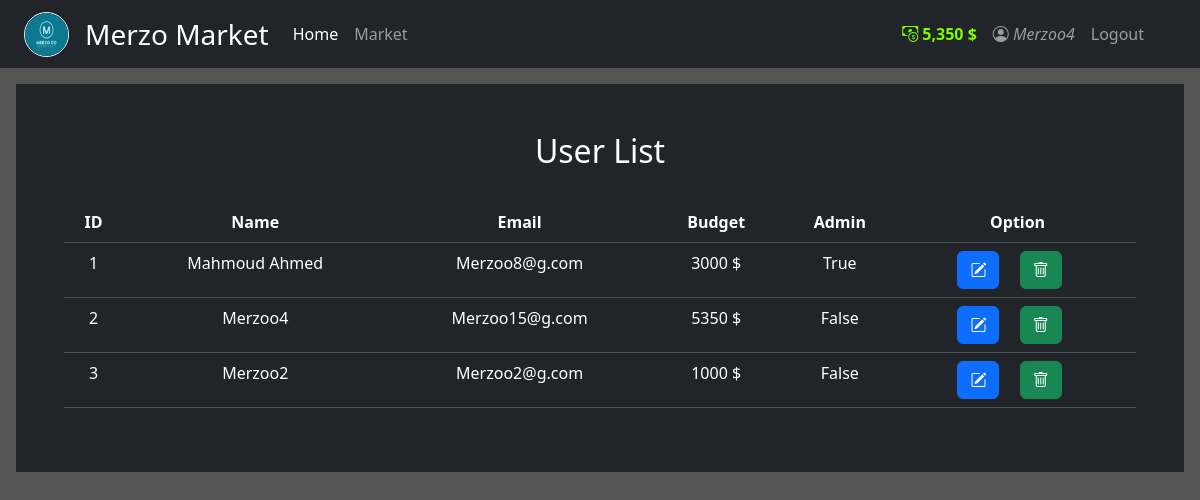
The app's page /Users (signed in) with its own data.
### My_App/models.py (models this page shows, shortened)
class User(db.Model, UserMixin):
    id = db.Column(db.Integer(), primary_key=True)
    username = db.Column(db.String(length=30), nullable=False, unique=True)
    email_address = db.Column(db.String(length=50), nullable=False, unique=True)
    password_hash = db.Column(db.String(length=60), nullable=False)
    budget = db.Column(db.Integer(), nullable=False, default=1000)
    admin = db.Column(db.Boolean (), nullable=False, default='False')
    items = db.relationship('Item', backref='owned_user', lazy=True)
    @property
    def prettier_budget(self):
        if len(str(self.budget)) >= 4:
            return f'{str(self.budget)[:-3]},{str(self.budget)[-3:]} $'
        else:
            return f"{self.budget}$"
    @property
    def password(self):
        return self.password

### My_App/routes.py (the view, shortened to what this page needs)
@app.route('/Users' , methods= ["POST" , "GET"] )
@login_required
def users_page():
   DeleteUser_form = DeleteUserForm()
   Users = User.query.all()
   for user in Users:
        user.item_count = Item.query.filter_by(owner=user.id).count()
        user.total_value = db.session.query(db.func.sum(Item.price)).filter_by(owner=user.id).scalar() or 0
   return render_template('Users.html', Users_v=Users ,DeleteUser_form = DeleteUser_form)

### My_App/models.py (called while the page is built)
@login_manager.user_loader
def load_user(user_id):
    return User.query.get(int(user_id))

### My_App/templates/Users.html (shortened to what this page needs)
{% extends "base.html" %}
{%block body %}
<div class="position-relative overflow-hidden p-3 p-md-5 m-md-3  bg-dark" style="color:white">
  <div class="col text-center">
    <h2>User List</h2>
    <br>
    <table class="table table-hover table-dark text-center">
      <thead>
        <tr style="color: red">
          <th scope="col">ID</th>
          <th scope="col">Name</th>
          <th scope="col">Email</th>
          <th scope="col">Budget</th>
          <th scope="col">Admin</th>
          <th scope="col">Option</th>
        </tr>
      </thead>
      <tbody>
        {% for user in Users_v %}
        <tr>
          <td>{{ user.id }}</td>
          <td>{{ user.username }}</td>
          <td>{{ user.email_address }}</td>
          <td>{{ user.budget }} $</td>
          <td>{{ user.admin }}</td>
          <td>
            <a class="btn btn-outline btn-primary me-3"
              href="{{ url_for('EditUser_page' , user_id=user.id ,index_V='1') }}">
              <i class="bi bi-pencil-square"></i>
            </a>
            <a class="btn btn-outline btn-success me-3" data-toggle="modal" data-target="#Modal-DeleteUser-{{user.id}}">
              <i class=" bi bi-trash"></i>
            </a>
          </td>
          {% endfor %}
      </tbody>
    </table>
  </div>
</div>
{% endblock %}

### My_App/templates/base.html (shortened to what this page needs)
<!DOCTYPE html>
<html lang="en">
<head>
  <link rel="stylesheet" href="https://cdn.jsdelivr.net/npm/bootstrap-icons@1.13.1/font/bootstrap-icons.min.css">
  <link href="https://cdn.jsdelivr.net/npm/bootstrap@5.3.8/dist/css/bootstrap.min.css" rel="stylesheet"
 />
  <link rel="stylesheet" href="{{ url_for('static', filename = 'css/main.css') }}" />
</head>
<body>
  <nav class="navbar navbar-expand-md navbar-dark bg-dark">
    <img class="navimg ms-4" src="{{ url_for('static', filename = 'image/FullLogo.png') }}" alt="">
    <a class="navbar-brand ms-3 fs-3" href="#">Merzo Market</a>
    <div class="collapse navbar-collapse" id="navbarNav">
      <ul class="navbar-nav me-auto mb-2 mb-lg-0">
        <li class="nav-item">
          <a class="nav-link active" href="{{ url_for('home_page') }}">Home </a>
        </li>
        <li class="nav-item">
          <a class="nav-link" href="{{ url_for('market_page') }}">Market</a>
        </li>
      </ul>
      {% if current_user.is_authenticated %}
      <ul class="navbar-nav text-end">
        <li class="nav-item">
          <a class="nav-link" style="color: lawngreen; font-weight: bold">
            <i class="bi bi-cash-coin"></i>
            {{ current_user.prettier_budget}}
          </a>
        </li>
        {% if current_user.admin == true %}
        <li class="nav-item">
          <a class="nav-link" href="{{ url_for('EditUser_page') }}" style="color: red;"> <i class="bi bi-person-circle">
              {{
              current_user.username }} </i>
          </a>
        </li>
        {% else %}
        <li class="nav-item">
          <a class="nav-link" href="{{ url_for('EditUser_page') }}"> <i class="bi bi-person-circle"> {{
              current_user.username }} </i>
          </a>
        </li>
        {% endif %}
        <li class="nav-item me-5">
          <a class="nav-link" href="{{ url_for('logout_page') }}">Logout</a>
        </li>
      </ul>
      {% endif %}
    </div>
  </nav>
  {% block body %}
  {% endblock %}
</body>
</html>

### My_App/static/css/main.css (style rules this page uses)
body { background-color: #545454; color: white; }
img { width: 200px; height: 200px; border-radius: 50%; border-color: white; border-width: 10px; border-style: double; }
.navimg { width: 45px; height: 45px; border-radius: 50%; border-color: white; border-width: 1px; border-style: double; font-family: Arial, Helvetica, sans-serif; }

### records on screen
User: prettier_budget "5,350 $", username "Merzoo4", id "2", email_address "Merzoo15@g.com", budget "5350", admin "False"
User: id "1", username "Mahmoud Ahmed", email_address "Merzoo8@g.com", budget "3000", admin "True"
User: id "3", username "Merzoo2", email_address "Merzoo2@g.com", budget "1000", admin "False"
